Frame 1 (no input): blank canvas, image omitted
Frame 60 (no input): blank canvas, image omitted
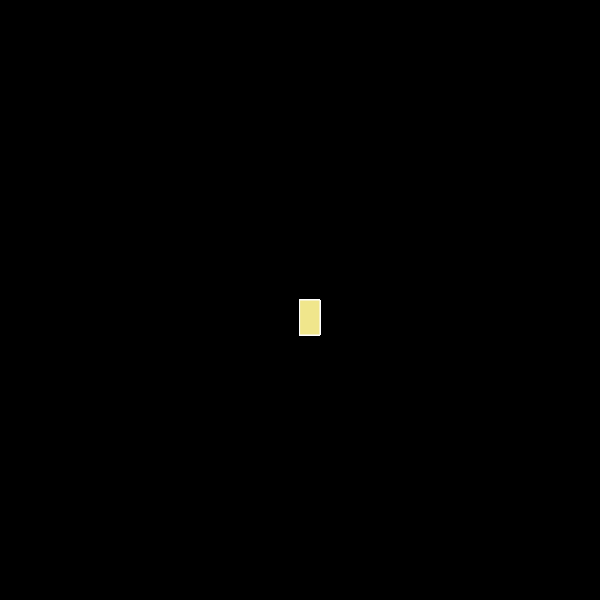
Frame 120 (the mouse pressed at the canvas centre since frame 60)

The p5.js sketch whose frames 1 and 60 were blank and that drew this single picture after the mouse press (run headless with seeded random() and noise() and a simulated clock; from frame 60 on, the mouse is pressed at the canvas centre):

// p5.js sketch
// ── sketch.js
function setup() {
    createCanvas(600,600);
  background("blACK");
  }
  
  function draw() {
    stroke("white");
    fill("khaki");
  
  if(mouseIsPressed){
    rect(mouseX,mouseY, 20, 35);
   }
    
  }
  
